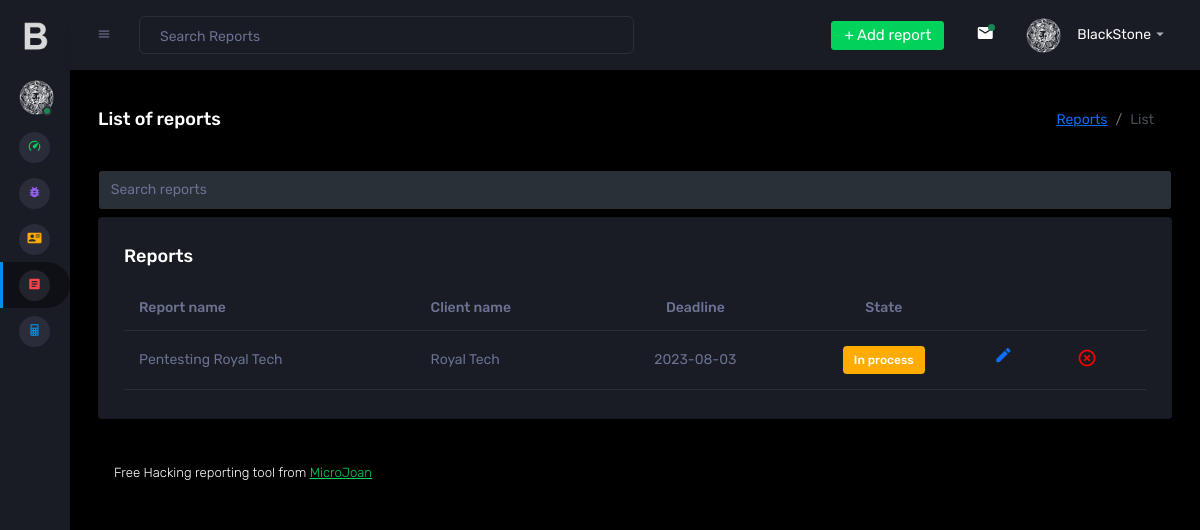
Before: /BlackStone/informes.php (signed in) with the older database file.
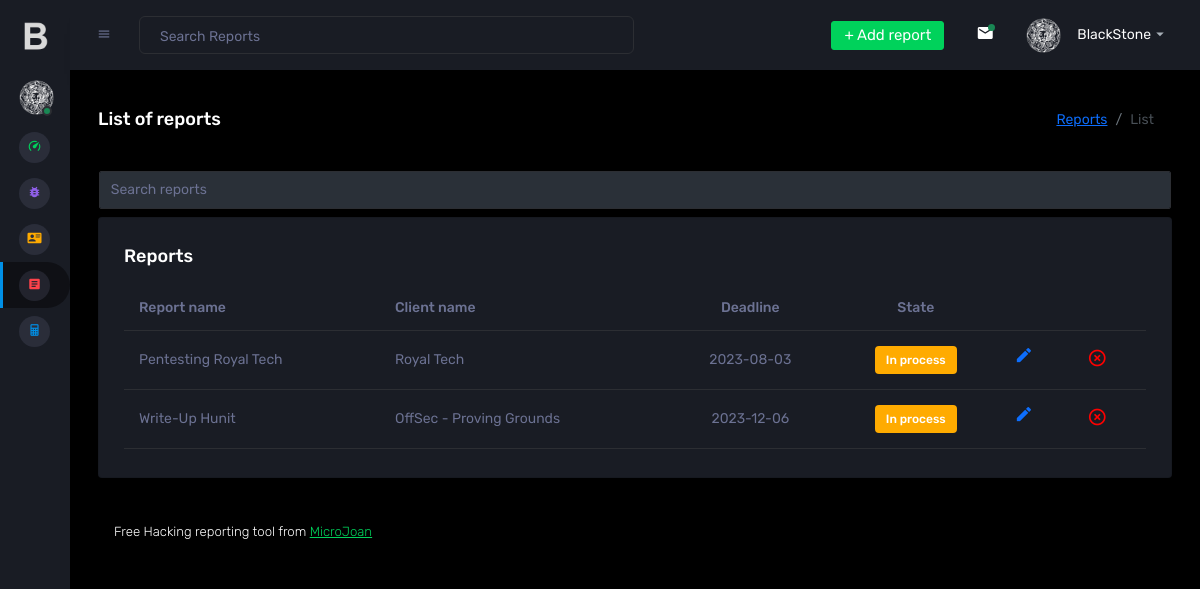
After: the same page with the newer database file.
### tables this page shows
CREATE TABLE `informes` (
  `id` int(11) NOT NULL,
  `nombre_doc` varchar(255) DEFAULT NULL,
  `id_empresa_auditada` int(11) DEFAULT NULL,
  `vulnerabilidades` text DEFAULT NULL,
  `estado` text DEFAULT NULL,
  `fecha` date DEFAULT NULL,
  `recomendaciones` text DEFAULT NULL,
  `propuestas` text DEFAULT NULL,
  `conclusiones` text DEFAULT NULL
);

CREATE TABLE `empresas` (
  `id` int(11) NOT NULL,
  `nombre` text DEFAULT NULL,
  `web` text DEFAULT NULL,
  `dominio_correo` text DEFAULT NULL,
  `logo` text NOT NULL
);

### BlackStone/functions/traductor.php (called while the page is built, shortened)
<?php
function lang($sentencia){
    return $sentencia;
};
?>

### BlackStone/informes.php (the view, shortened to what the changed rows need)
<!DOCTYPE html>
<?php
include("functions/traductor.php");
include("conexion.php");
?>
<html>
  <head>
    <link rel="stylesheet" href="assets/vendors/mdi/css/materialdesignicons.min.css">
    <link rel="stylesheet" href="assets/vendors/css/vendor.bundle.base.css">
    <link rel="stylesheet" href="assets/vendors/jvectormap/jquery-jvectormap.css">
    <link rel="stylesheet" href="assets/vendors/flag-icon-css/css/flag-icon.min.css">
    <link rel="stylesheet" href="assets/vendors/owl-carousel-2/owl.carousel.min.css">
    <link rel="stylesheet" href="assets/vendors/owl-carousel-2/owl.theme.default.min.css">
    <link rel="stylesheet" href="assets/css/style.css">
  </head>
  <body class="sidebar-icon-only">
    <div class="container-scroller">
      <div class="container-fluid page-body-wrapper">
        <div class="main-panel">
          <div class="content-wrapper">
            <div class="row">
              <div class="col-lg-12 grid-margin stretch-card">
                <div class="card">
                  <div class="card-body">
                    <div class="table-responsive">
                      <table class="table" id="tabla_listado_cve">
                        <thead>
                          <tr>
                            <th><?php echo lang("Report name"); ?></th>
                            <th><?php echo lang("Client name");?></th>
                            <th><center><?php echo lang("Deadline");?></center></th>
                            <th><center><?php echo lang("State");?></center></th>
                            <th></th>
                            <th></th>
                          </tr>
                        </thead>
                        <?php
                        $sentencia = "select * from informes order by id";
                        $consulta = mysqli_query($conexion, $sentencia) or die("Error de conexión en tabla vulnerabilidades");
                        while($fila= mysqli_fetch_array($consulta)){
                                $id=$fila['id'];
                                $nombre_doc=$fila['nombre_doc'];
                                $id_empresa_auditada=$fila['id_empresa_auditada'];
                                $estado=$fila['estado'];
                                $fecha=$fila['fecha'];
                                $sentencia_empresa = "select * from empresas where id=".$id_empresa_auditada;
                                $consulta_empresa = mysqli_query($conexion, $sentencia_empresa) or die("Error de conexión en tabla vulnerabilidades");
                                while($fila_empresa= mysqli_fetch_array($consulta_empresa)){
                                  $nombre_empresa_auditada=$fila_empresa['nombre'];
                                }
                                if($estado == "Terminado"){
                                    $estado = '<label class="badge badge-success">'.lang('Finalized').'</label>';
                                }else if ($estado == "En proceso"){
                                  $estado = '<label class="badge badge-warning">'.lang('In process').'</label>';
                                }
                        ?>
                        <tbody>
                          <tr>
                            <td><?php echo $nombre_doc ?></td>
                            <td><?php echo $nombre_empresa_auditada?></td>
                            <td><center><?php echo $fecha?></center></td>
                            <td><center><?php echo $estado ?></center></td>
                            <td><a href="editar_informe.php?id=<?php echo $id ?>"><i class="mdi mdi-border-color" style="font-size:20px"></i></a></td>
                            <td><a href="eliminar_informe.php?id=<?php echo $id ?>"><i class="mdi mdi-close-circle-outline" style="color:red; font-size:20px"></i></a></td>
                          </tr>
                          <?php
                            }
                          ?>
                        </tbody>
                      </table>
                    </div>
                  </div>
                </div>
              </div>
          </div>
        </div>
      </div>
    </div>
  </body>
</html>

Changed rows visible on the page:
added informes: nombre_doc "Write-Up Hunit", empresas.nombre "OffSec - Proving Grounds", fecha "2023-12-06"
